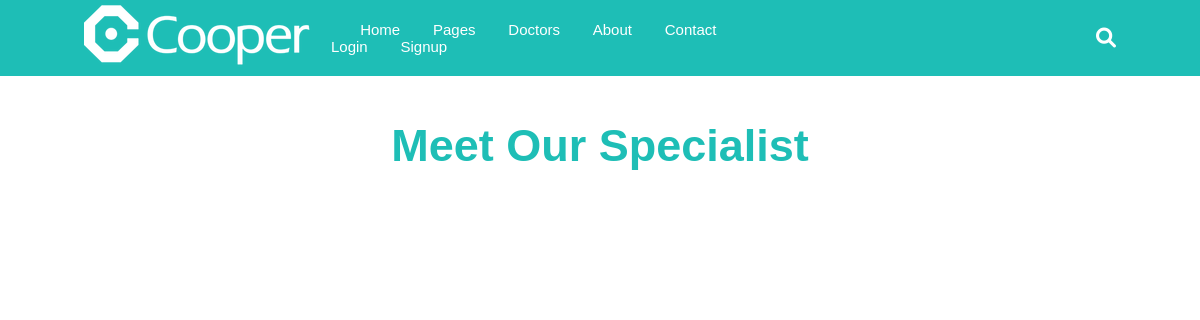
Page /hospital/doctor_list/ on the earlier database version.
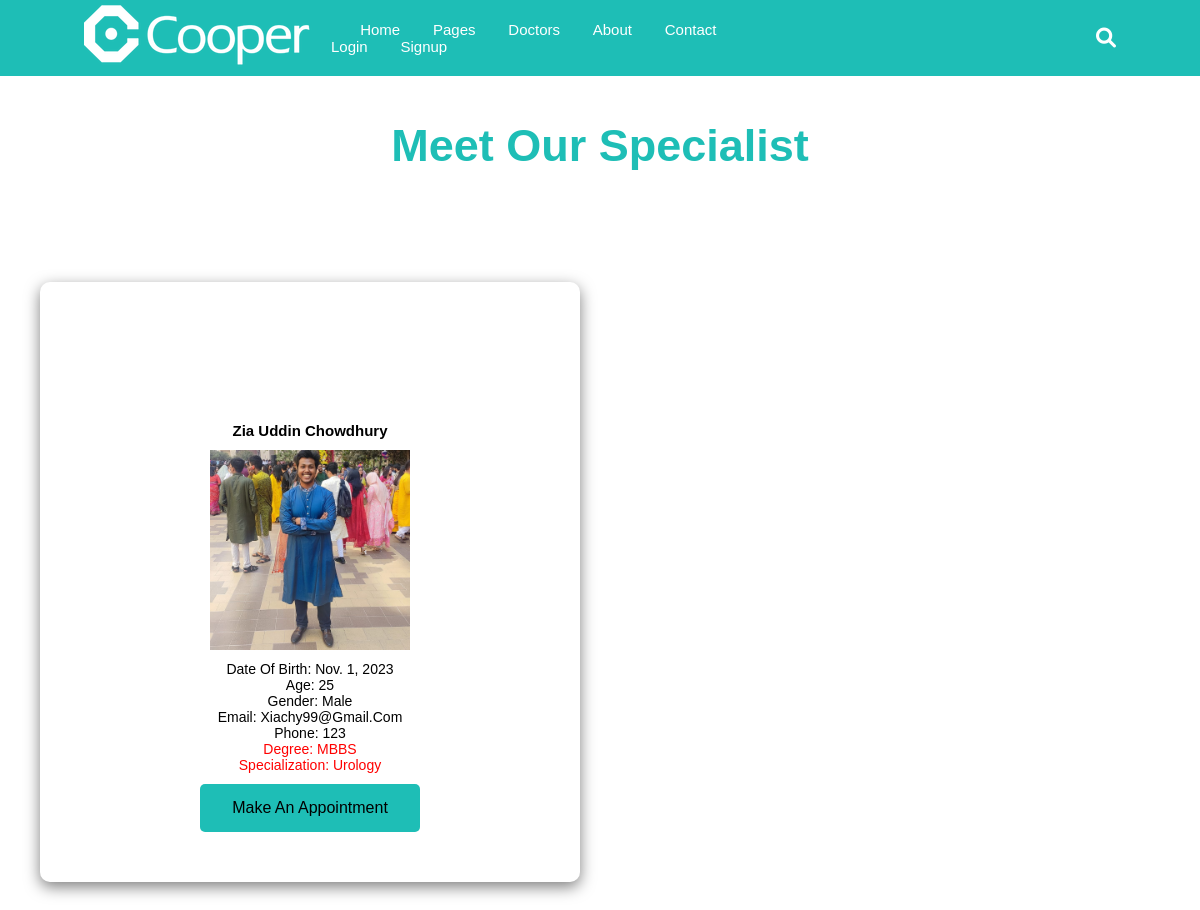
Same page on the later database version.
### hospital/models.py (models this page shows, shortened)
class Person(User):
    name = models.CharField(max_length=100)
    dob = models.DateField()
    age = models.IntegerField()
    gen = models.CharField(max_length=6)
    phn = models.IntegerField()
    is_doctor = models.BooleanField(default=False)

class Doctor(Person):
    image = models.ImageField(default='static/images/ai.jpg', upload_to='static/images/doctor_images')
    degree = models.CharField(max_length=100)
    specialization = models.CharField(max_length=100)
    keyword = models.CharField(max_length=100)
    days_available = models.CharField(max_length=100, null=True)
    start_time = models.TimeField(null=True)
    end_time = models.TimeField(null=True)
    class Meta:
        verbose_name_plural = "Doctors"

class Person(User):
    name = models.CharField(max_length=100)
    dob = models.DateField()
    age = models.IntegerField()
    gen = models.CharField(max_length=6)
    phn = models.IntegerField()
    is_doctor = models.BooleanField(default=False)

### hospital/views.py (the view)
# urls.py: path('doctor_list/', views.doctor_list, name='doctor_list'),
def doctor_list(request):
    doctors = Doctor.objects.all()
    return render(request, 'hospital/doctors_info.html', {'doctors': doctors})

### templates/hospital/doctors_info.html (shortened to what this page needs)
{% load socialaccount %}
{% load static %}
<!DOCTYPE html>
<html lang="en">
<head>
    <link rel="stylesheet" href="https://cdnjs.cloudflare.com/ajax/libs/font-awesome/6.0.0-beta2/css/all.min.css"
 />
    <link rel="stylesheet" href="{% static 'css/doctor_info.css' %}">
</head>
<header>
    <div class="logo"><img src="\static\images\logo.png" alt=""></div>
    <nav class="navbar">
        <a href="{% url 'get_homepage' %}">&nbsp; &nbsp;&nbsp; &nbsp; Home</a>
        <a href="#">Pages</a>
        <a href="{% url 'doctor_list' %}">Doctors</a>
        <a href="{% url 'about' %}">About</a>
        <a href="{% url 'contact' %}"">Contact  &nbsp; &nbsp; &nbsp; &nbsp; &nbsp; &nbsp; &nbsp; &nbsp; &nbsp; &nbsp; &nbsp; &nbsp; &nbsp; &nbsp; &nbsp; &nbsp; &nbsp; &nbsp; &nbsp; &nbsp; &nbsp; &nbsp; &nbsp; &nbsp; &nbsp; &nbsp; &nbsp; &nbsp; &nbsp; &nbsp; &nbsp; &nbsp; &nbsp; &nbsp; &nbsp; &nbsp; &nbsp;
        &nbsp;</a>
        {% if user.is_authenticated %}
        <a href=" {% url 'get_person' %}">Profile</a>
        <a href="{% url 'logout' %}">Logout</a>
        {% else %}
        <a href="{% url 'login' %}">Login</a>
        <a href="{% url 'add_person' %}">Signup</a>
        {% endif %}
    </nav>
    <div class="menu-icons">
        <div id="searchbox" class="fa-solid fa-magnifying-glass"></div>
    </div>
</header>
<body>
    <div class="slide-container">
        <h1 class="slide-text">Meet Our Specialist</h1>
    </div>
    {% for doctor in doctors %}
    <div class="container {% if forloop.counter <= 2 %}special-margin{% endif %}">
            <h2>{{ doctor.name }}</h2>
            <br>
            <img src="{{ doctor.image.url }}" alt="{{ doctor.name }} Image" width="200">
            <br>
            <p>Date of Birth: {{ doctor.dob }}</p>
            <p>Age: {{ doctor.age }}</p>
            <p>Gender: {{ doctor.gen }}</p>
            <p>Email: {{ doctor.email }}</p>
            <p>Phone: {{ doctor.phn }}</p>
            <p style="color: red;">Degree: {{ doctor.degree }}</p>
            <p style="color: red;">Specialization: {{ doctor.specialization }}</p>
            <br>
            <a href="{% url 'make_appointment' doctor.id %}">
                <button class="button" type="button">Make an Appointment</button>
            </a>
    </div>
    {% endfor %}
</body>
</html>

### static/css/doctor_info.css (style rules this page uses)
:root { --color: #1ebeb6; --primar-color: #efbb20; --navbar-color: #2c353d; --button-color: linear-gradient(90deg, rgba(30, 190, 182, 1) 0%, rgba(0, 130, 124, 1)); --box-shadow: 0 0 10px #e7e7e7; --background: white; }
* { margin: 0; padding: 0; outline: none; box-sizing: border-box; transition: .2s; text-transform: capitalize; transition: all .2s linear; text-decoration: none; font-family: 'Montserrat', sans-serif; box-sizing: border-box; }
body { margin: 0; padding: 0; background-size: 100% 100%; background-position: center; background-repeat: no-repeat; height: 100vh; }
html { font-size: 62.5%; overflow-x: hidden; scroll-behavior: smooth; scroll-padding-top: 6rem; scroll-behavior: smooth; }
header { background-color: var(--color); width: 100%; padding: 0rem 7%; z-index: 1000; position: fixed; display: flex; justify-content: space-between; align-items: center; }
nav a { color: white; font-size: 1.5rem; margin: 0 1.5rem; text-decoration: none; }
.menu-icons div { color: white; font-size: 2rem; margin-left: 1.5rem; }
.container { background: rgba(255, 255, 255, .2); border-radius: 10px; box-shadow: 0 5px 15px rgba(0, 0, 0, .5); color: black; width: 45%; height: 600px; margin-bottom: 40px; margin-top: 40px; text-align: center; align-items: center; position: relative; padding: 50px; float: left; margin-right: 30px; margin-left: 40px; display: flex; flex-direction: column; justify-content: flex-end; }
.container.special-margin { margin-top: 100px; }
p { font-size: 14px; }
h1 { text-align: center; padding: 120px 10px 10px; color: #1ebeb6; display: flex; flex-direction: column; font-size: 45px; }
.button { border: none; background-color: #1ebeb6; color: black; border-radius: 5px; padding: 15px 32px; text-align: center; text-decoration: none; display: inline-block; font-size: 16px; margin: 4px 2px; cursor: pointer; margin-top: auto; align-self: flex-start; margin: 0 auto; }
.slide-container { overflow: hidden; }
.slide-text { animation: slideFromRight 2s ease-in-out; }

Differences in the rows shown:
added Doctor: name "Zia Uddin Chowdhury", image (picture), dob "Nov. 1, 2023", age "25", gen "Male", email "Xiachy99@gmail.com", phn "123", degree "MBBS", specialization "Urology"
